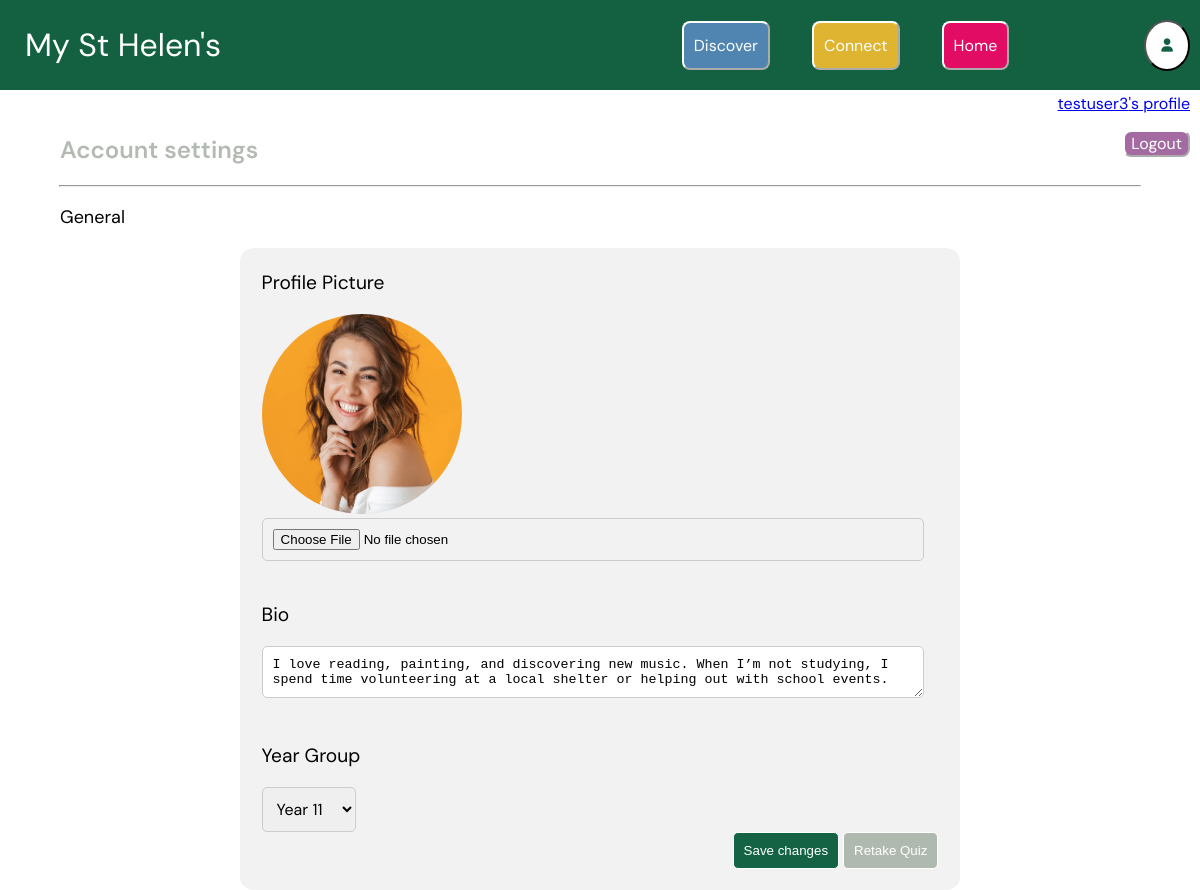
/settings/ (signed in), run on the app's committed database.
### core/models.py (models this page shows, shortened)
class Profile(models.Model):
    user = models.ForeignKey(User, on_delete=models.CASCADE) #gets the user logged in
    bio = models.TextField(blank=True) #each profile should contain a bio
    profileimg = models.ImageField(upload_to='profile_images', default='blank_profile_image.png') #default profile image is blank
    YEAR_GROUP_CHOICES = [
        ('7', 'Year 7'),
        ('8', 'Year 8'),
        ('9', 'Year 9'),
        ('10', 'Year 10'),
        ('11', 'Year 11'),
        ('12', 'Year 12'),
        ('13', 'Year 13'),
    ] #tuple to give a drop down list of year group choices, as per Django's language
    year_group = models.CharField(max_length=7, choices=YEAR_GROUP_CHOICES, blank=True, null=True)

### core/views.py (the view, shortened to what this page needs)
# urls.py: path("settings/", views.settings, name="settings"),
@login_required(login_url="login") #only accessible if you're logged in
def settings(request):
    try:
        user_profile = Profile.objects.get(user=request.user) #if the user already has a profile, retrieve this
    except Profile.DoesNotExist:
        user_profile = Profile.objects.create(user=request.user) #if they don't have a profile, create one
    return render(request, "settings.html", {"user_profile": user_profile, "YEAR_GROUP_CHOICES": Profile.YEAR_GROUP_CHOICES}) #passing user profile to the frontend

### templates/settings.html (shortened to what this page needs)
{% extends "base.html" %}
{% load static %}
{% block style %}
<link rel="stylesheet" href="{% static 'core/post_style.css' %}">
<link rel="stylesheet" href="{% static 'core/nav.css' %}">
<link rel="stylesheet" href="{% static 'core/settings.css' %}">
{% endblock %}
{% block content %}
<div class="topnav">
    <h1>My St Helen's</h1>
    <div class="button-container">
        <button class="button discoverbutton" onclick="window.location.href='/discover'">Discover</button>
        <button class="button connectbutton" onclick="window.location.href='/connect'">Connect</button>
        <button class="button homebutton" onclick="window.location.href='/'">Home</button>
        <button class="profileicon" onclick="window.location.href='/settings'"><i class ="fa-solid fa-user"></i></button>
    </div>
</div>
<div class ="topnav2">
    <p><a href="{% url 'profile' user.username %}"> {{user.username}}'s profile </a></p>
    <button class="button logoutbutton" onclick="window.location.href='/logout'">Logout</button>
</div>
<h2> Account settings </h2>
<hr>
<p>General</p>
<form class="settingsform" method="POST" enctype="multipart/form-data">
   <div class="form_control">
    <p>Profile Picture</p>
    <img src="{{ user_profile.profileimg.url }}" alt="Profile Image">
    <input type="file" name="image">
   </div>
   <div class="form_control">
    <p>Bio</p>
    <textarea name="bio" id="bio" placeholder="Enter your bio">{{user_profile.bio}}</textarea>
   </div>
   <div class="form_control">
    <p>Year Group</p>
    <select name="year_group" id="year_group">
        {% for value, label in user_profile.YEAR_GROUP_CHOICES %}
            <option value="{{ value }}" {% if user_profile.year_group == value %}selected{% endif %}>
                {{ label }}
            </option>
        {% endfor %}
    </select>
   </div>
   <div class="btn-container">
    <button class="submitbutton" type="submit">Save changes</button>
    <button class = "retakebutton" type="button" onclick="window.location.href='/quiz'">Retake Quiz</button>
</div>
</form>
{% endblock %}

### static/core/style.css (style rules this page uses)
h1 { color:#146344; font-family: 'DM Sans', sans-serif; text-align: center; font-weight: 600; font-size: xx-large; }
h2 { color:#acb5aced; font-family: 'DM Sans', sans-serif; text-align: center; font-weight: 600; font-size: x-large; }
.btn-container { text-align: center; }
p { font-family: 'DM Sans', 'Helvetica', sans-serif; text-align: center; }

### static/core/nav.css (style rules this page uses)
html, body { margin: 0; padding: 0; width: 100%; overflow-x: hidden; }
.topnav { display: flex; align-items: center; justify-content: space-between; background-color: #146142; width: 100%; position: fixed; top: 0; left: 0; right: 0; height: 90px; padding: 0 20px; z-index: 1000; }
.topnav .button-container { display: flex; gap: 10px; }
.topnav .profileicon { background-color: white; border-radius: 60%; color:#146142; padding: 15px; margin-right: 30px; margin-top: 11px; margin-bottom: 11px; }
.topnav .connectbutton { background-color:#deb431; border-color: white; border-radius: 8px; color: white; text-align: center; padding: 12px 10px; margin-right: 16px; margin-left: 16px; margin-top: 12px; margin-bottom: 12px; text-decoration: none; font-size: 16px; font-family: 'DM Sans', sans-serif; }
.topnav .discoverbutton { background-color:#4f85b0; border-color: white; border-radius: 8px; color: white; text-align: center; padding: 12px 10px ; margin-right: 16px; margin-left: 16px; margin-top: 12px; margin-bottom: 12px; text-decoration: none; font-size: 16px; font-family: 'DM Sans', sans-serif; }
.topnav .homebutton { float: right; background-color:#e30c64; border-color: white; border-radius: 8px; color: white; text-align: center; padding: 12px 10px; margin-right: 125px; margin-left: 16px; margin-top: 12px; margin-bottom: 12px; text-decoration: none; font-size: 16px; font-family: 'DM Sans', sans-serif; }
.topnav h1 { font-family: 'DM Sans', sans-serif; font-weight:400; float: left; margin-left: 5px; color: white }
.topnav2 p { font-family: 'DM Sans', sans-serif; color: black; text-align: right; font-size: 16px; margin-right: 10px; padding-top: 75px; padding-bottom: 0%; }
.topnav2 .logoutbutton { background-color:#a46ba3; border-color: white; border-radius: 8px; color: white; text-align: center; float: right; margin-right: 10px; text-decoration: none; font-size: 16px; font-family: 'DM Sans', sans-serif; }

### static/core/settings.css (style rules this page uses)
.settingsform { background-color:#f2f2f2; width: 60%; border-radius: 2%; margin-inline: auto; }
p { font-family: 'DM Sans', 'Helvetica', sans-serif; text-align: left; margin-left: 5%; font-size: large; }
hr { width: 90%; }
h2 { color:#acb5aced; font-family: 'DM Sans', sans-serif; font-size: x-large; text-align: left; font-weight: 600; margin-left: 5%; }
.form_control { flex-direction: column; }
.form_control p { font-size: larger; margin-left: 3%; padding-top: 3%; }
.form_control img { width: 200px; height:200px; border-radius: 100px; margin-left: 3%; }
.form_control input[type="file"], .form_control textarea[name="bio"] { width: 89%; margin-left: 3%; margin-right: 3%; padding: 10px; border-radius: 5px; border: 1px solid #ccc; }
.form_control select { margin-left: 3%; font-size: medium; font-family: 'DM Sans', Helvetica, sans-serif; padding: 10px; border-radius: 5px; border: 1px solid #ccc; }
.btn-container { text-align: right; padding-bottom: 3%; margin-right: 3%; }
.btn-container .submitbutton, .btn-container .retakebutton { padding: 10px; border-radius: 5px; border: 1px solid white; color: white; }
.btn-container .submitbutton { background-color:#146344; }
.btn-container .retakebutton { background-color:#acb5aced; }

### data on the page
Profile: profileimg (picture), bio "I love reading, painting, and discovering new music. When I’m not studying, I spend time volunteering at a local shelter or helping out with school events.", year_group "Year 11"

### other printed values
{{ user.username }} "testuser3"
